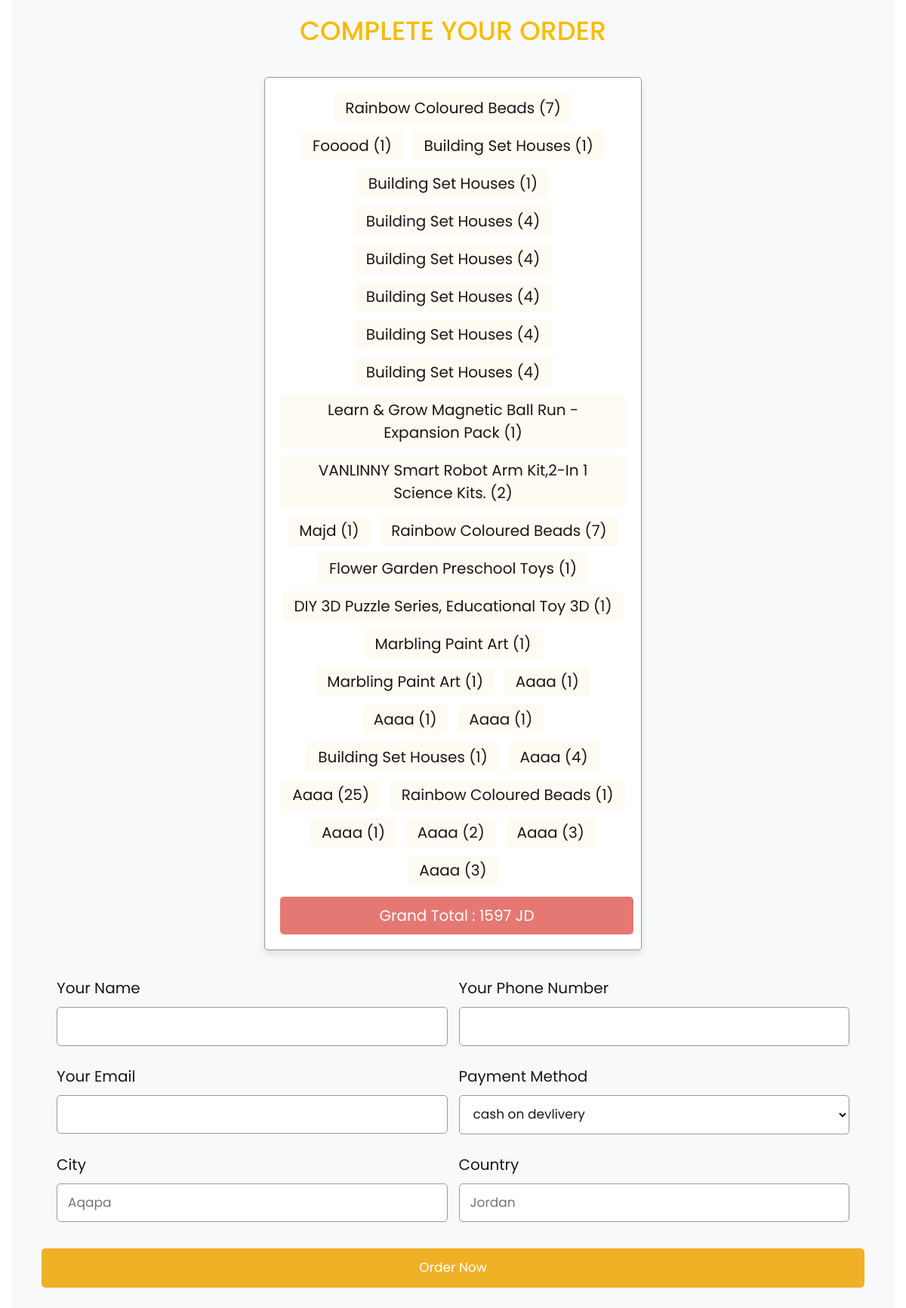
Screenshot of /PHP_store-main/checkout/checkout.php with the database file from the repository.
### tables this page shows
CREATE TABLE `cart` (
  `cart_id` int(11) NOT NULL,
  `product_id` int(11) NOT NULL,
  `quantity` int(255) NOT NULL,
  `total_cart` decimal(10,0) NOT NULL,
  `coupon` varchar(255) NOT NULL,
  `time` varchar(255) NOT NULL
);

CREATE TABLE `products` (
  `product_id` int(255) NOT NULL,
  `product_name` varchar(255) NOT NULL,
  `description` varchar(255) NOT NULL,
  `price` decimal(14,0) NOT NULL,
  `shop` varchar(255) NOT NULL,
  `status` int(1) NOT NULL,
  `category_id` int(255) NOT NULL,
  `code` varchar(11) NOT NULL,
  `img` varchar(255) NOT NULL,
  `img2` varchar(255) NOT NULL,
  `img3` varchar(255) NOT NULL,
  `discount` varchar(70) NOT NULL
);

### PHP_store-main/checkout/checkout.php (the view, shortened to what this page needs)
<?php
include_once '../Configration/connection.php';
?>
<!DOCTYPE html>
<html lang="en">
<head>
   <link rel="stylesheet" href="https://cdnjs.cloudflare.com/ajax/libs/font-awesome/6.0.0/css/all.min.css">
   <link rel="stylesheet" href="https://stackpath.bootstrapcdn.com/bootstrap/4.5.2/css/bootstrap.min.css">
   <link rel="stylesheet" href="checkout.css">
</head>
<body>
<div class="container">
<section class="checkout-form" style="background-color: #f8f9fa;">
   <h1 class="heading" style="color:#f8bb04 ;">complete your order</h1>
   <form action="" method="post" style="background-color: #f8f9fa;">
   <div class="display-order">
      <?php
        $sql1="SELECT * FROM cart INNER JOIN products ON products.product_id=cart.product_id";
         $select_cart = mysqli_query($conn, $sql1);
         $total = 0;
         $grand_total = 0;
         if(mysqli_num_rows($select_cart) > 0){
            while($row = mysqli_fetch_assoc($select_cart)){
            $total_price = number_format($row['price'] * $row['quantity']);
            $grand_total = $total += $total_price;
      ?>
      <span><?= $row['product_name']; ?>  (<?= $row['quantity']; ?>)</span>
      <?php
         }
      }else{
         echo "<div class='display-order'><span>your cart is empty!</span></div>";
      }
      ?>
      <span class="grand-total" style="background-color: #e46a64e6;"> grand total : <?= $grand_total; ?> JD</span>
   </div>
      <div class="flex">
         <div class="inputBox">
            <span>your name</span>
            <input type="text" value="<?php  ?>" name="name" required>
         </div>
         <div class="inputBox">
            <span>your phone number</span>
            <input type="number"  value="<?php  ?>" name="number" required>
         </div>
         <div class="inputBox">
            <span>your email</span>
            <input type="email"  value="<?php  ?>" name="email" required>
         </div>
         <div class="inputBox">
            <span>payment method</span>
            <select name="method">
               <option value="" selected>cash on devlivery</option>
            </select>
         </div>
         <div class="inputBox">
            <span>city</span>
            <input type="text" placeholder="Aqapa" name="city" required>
         </div>
         <div class="inputBox">
            <span>country</span>
            <input type="text" placeholder="Jordan" name="country" required>
         </div>
      </div>
      <input type="submit" value="order now" name="order_btn" class="btn" style=" background-color:#f8bb04;">
   </form>
</section>
</body>
</html>

### PHP_store-main/checkout/checkout.css (style rules this page uses)
:root { --blue:#b98929; --red:#DEA057 --orange:orange; --black:rgb(26, 23, 23); --white:#fff; --bg-color:#FEFBF3; --dark-bg:rgba(0,0,0,.7); --box-shadow:0 .5rem 1rem rgba(0,0,0,.1); --border:.1rem solid #999; }
* { font-family: 'Poppins', sans-serif; margin:0; padding:0; box-sizing: border-box; outline: none; border:none; text-decoration: none; text-transform: capitalize; }
html { font-size: 62.5%; overflow-x: hidden; }
.container { max-width: 1200px; margin:0 auto; }
section { padding:2rem; }
.heading { text-align: center; font-size: 3.5rem; text-transform: uppercase; margin-bottom: 2rem; }
.btn { background-color: #f1aa11e6 !important; }
.btn, .option-btn, .delete-btn { width: 100%; text-align: center; background-color: var(--blue); color:var(--white); font-size: 1.7rem; padding:1.2rem 3rem; border-radius: .5rem; cursor: pointer; margin-top: 1rem; }
.flex { display: flex; align-items: center; padding:1.5rem 2rem; max-width: 1200px; margin:0 auto; }
.checkout-form form { padding:2rem; border-radius: .5rem; background-color: #f8f9fa; }
.checkout-form form .flex { display: flex; flex-wrap: wrap; gap:1.5rem; }
.checkout-form form .flex .inputBox { flex:1 1 40rem; }
.checkout-form form .flex .inputBox span { font-size: 2rem; color:var(--black); }
.checkout-form form .flex .inputBox input, .checkout-form form .flex .inputBox select { width: 100%; background-color: var(--white); font-size: 1.7rem; color:var(--black); border-radius: .5rem; margin:1rem 0; padding:1.2rem 1.4rem; text-transform: none; border:var(--border); }
.display-order { max-width: 50rem; background-color: var(--white); border-radius: .5rem; text-align: center; padding:1.5rem; margin:0 auto; margin-bottom: 2rem; box-shadow: var(--box-shadow); border:var(--border); }
.display-order span { display: inline-block; border-radius: .5rem; background-color: var(--bg-color); padding:.5rem 1.5rem; font-size: 2rem; color:var(--black); margin:.5rem; }
.display-order span.grand-total { width: 100%; background-color: #eb9a19e6; color:var(--white); padding:1rem; margin-top: 1rem; }

### rows the page displays
cart: product.product_name "Rainbow Coloured Beads", quantity "7"
cart: product.product_name "Fooood", quantity "1"
cart: product.product_name "Building Set Houses", quantity "1"
cart: product.product_name "Building Set Houses", quantity "1"
cart: product.product_name "Building Set Houses", quantity "4"
cart: product.product_name "Building Set Houses", quantity "4"
cart: product.product_name "Building Set Houses", quantity "4"
cart: product.product_name "Building Set Houses", quantity "4"
cart: product.product_name "Building Set Houses", quantity "4"
cart: product.product_name "Learn & Grow Magnetic Ball Run - Expansion Pack", quantity "1"
cart: product.product_name "VANLINNY Smart Robot Arm Kit,2-In 1 Science Kits.", quantity "2"
cart: product.product_name "Majd", quantity "1"
cart: product.product_name "Rainbow Coloured Beads", quantity "7"
cart: product.product_name "Flower Garden Preschool Toys", quantity "1"
cart: product.product_name "DIY 3D Puzzle Series, Educational Toy 3D", quantity "1"
cart: product.product_name "Marbling Paint Art", quantity "1"
cart: product.product_name "Marbling Paint Art", quantity "1"
cart: product.product_name "Aaaa", quantity "1"
cart: product.product_name "Aaaa", quantity "1"
cart: product.product_name "Aaaa", quantity "1"
cart: product.product_name "Building Set Houses", quantity "1"
cart: product.product_name "Aaaa", quantity "4"
cart: product.product_name "Aaaa", quantity "25"
cart: product.product_name "Rainbow Coloured Beads", quantity "1"
cart: product.product_name "Aaaa", quantity "1"
cart: product.product_name "Aaaa", quantity "2"
cart: product.product_name "Aaaa", quantity "3"
cart: product.product_name "Aaaa", quantity "3"

### other values shown
$grand_total "1597"
